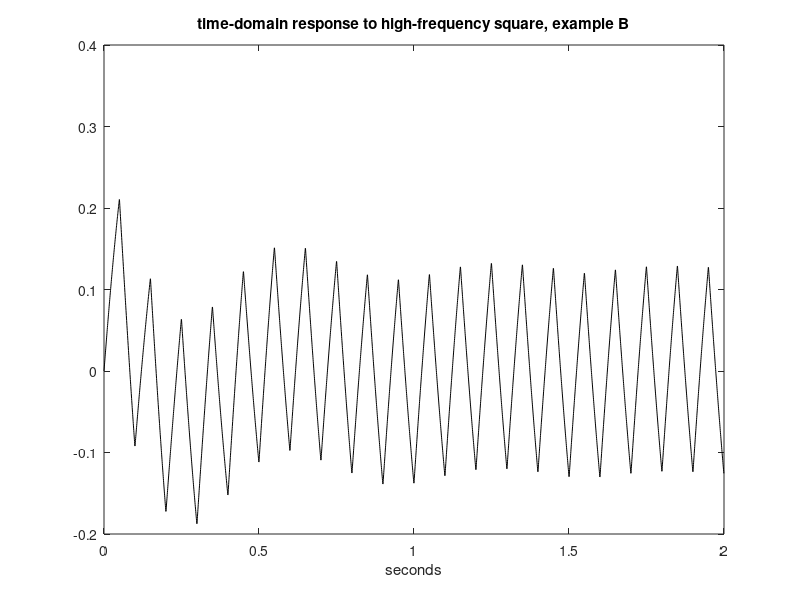

Write MATLAB code to recreate this figure.
% Time-domain response to high-frequency square signal, example B
R=0.5; C=0.1; L=0.1; %values of the components
num=[R*C 0]; % transfer function numerator;
den=[L*C R*C 1]; %transfer function denominator
G=tf(num,den); %transfer function
% Input square signal 
fu=10; %signal frequency in Hz
wu=2*pi*fu; %signal frequency in rad/s
fs=2000; %sampling frequency in Hz
tiv=1/fs; %time interval between samples;
t=0:tiv:(2-tiv); %time intervals set (2 seconds)
u=square(wu*t); %input signal data set
[y,ty]=lsim(G,u,t); %computes the system output
plot(t,y,'k'); %plots output signal
xlabel('seconds'); 
title('time-domain response to high-frequency square, example B');
